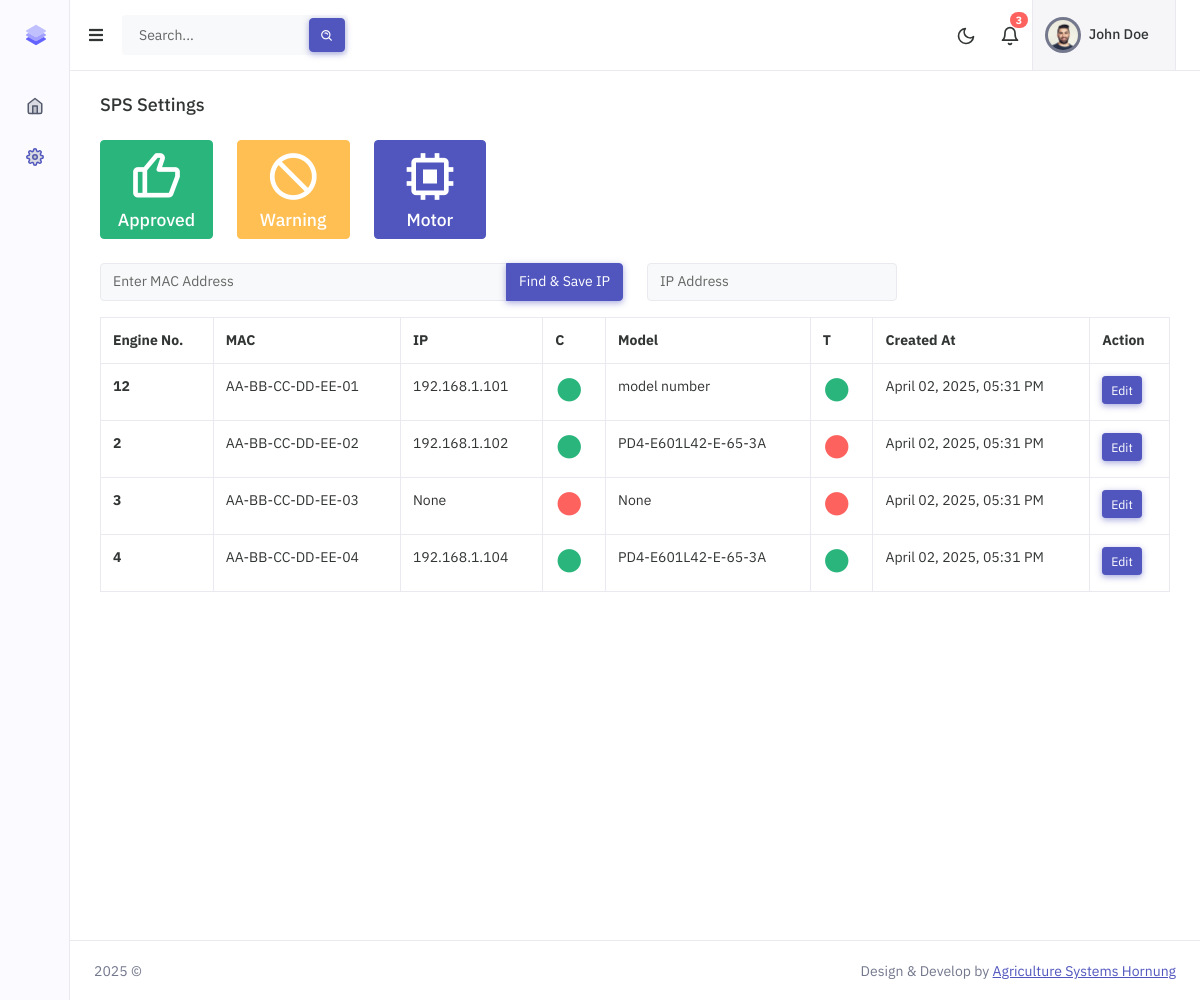
The app's page /system-settings (signed in) with its own data.
### app/models/user.py (models this page shows)
class User(UserMixin, db.Model):
    id = db.Column(db.Integer, primary_key=True)
    name = db.Column(db.String(100), nullable=False)
    license_number = db.Column(db.String(64), nullable=False, unique=True, index=True)

### app/models/stepperMotor.py (models this page shows)
class StepperMotor(db.Model):
    id = db.Column(db.Integer, primary_key=True)
    engine_number = db.Column(db.Integer, nullable=False)
    mac_address = db.Column(db.String(120), nullable=False, unique=True, index=True)
    ip_address = db.Column(db.String(120), nullable=True)
    model_number = db.Column(db.String(120), nullable=True)
    connected = db.Column(db.Boolean, nullable=False)
    tested = db.Column(db.Boolean, nullable=False)
    created_at = db.Column(db.DateTime, default=datetime.utcnow)
    updated_at = db.Column(db.DateTime, default=datetime.utcnow, onupdate=datetime.utcnow)

### app/routes/dashboard.py (the view)
@bp.route('system-settings')
@login_required
def system_settings():
    motors = StepperMotor.query.all()
    motors_list = [
        {
            'id': motor.id,
            'engine_number': motor.engine_number,
            'mac_address': motor.mac_address,
            'ip_address': motor.ip_address,
            'model_number': motor.model_number,
            'connected': motor.connected,
            'tested': motor.tested,
            'created_at': motor.created_at
        } for motor in motors
    ]
    return render_template('views/dashboard/system_settings.html', motors=motors_list)

### app/__init__.py (called while the page is built)
@login_manager.user_loader
def load_user(user_id):
    from app.models.user import User
    return User.query.get(int(user_id))

### app/templates/views/dashboard/system_settings.html (shortened to what this page needs)
{% extends 'layouts/app.html' %}
{% block content %}
    <div class="row">
        <div class="col-12">
            <div class="page-title-box d-sm-flex align-items-center justify-content-between">
                <h4 class="mb-sm-0 font-size-18">SPS Settings</h4>
            </div>
        </div>
    </div>
    <div class="row">
        <div class="col-md-6">
            <div class="row">
                <div class="col-xl-3 col-lg-3 col-md-3 col-sm-6 col-6">
                    <a href="#" data-bs-toggle="tooltip" data-bs-placement="top" data-bs-original-title="Genehmigt">
                        <div class="card bg-success border-success">
                            <div class="pt-2 text-center">
                                <i class="display-4 bx bx-like mb-1 text-white"></i>
                                <h5 class="text-white">Approved</h5>
                            </div>
                        </div>
                    </a>
                </div>
                <div class="col-xl-3 col-lg-3 col-md-3 col-sm-6 col-6">
                    <a href="#" data-bs-toggle="tooltip" data-bs-placement="top" data-bs-original-title="Warnung">
                        <div class="card bg-warning border-warning">
                            <div class="pt-2 text-center">
                                <i class="display-4 bx bx-block mb-1 text-white"></i>
                                <h5 class="text-white">Warning</h5>
                            </div>
                        </div>
                    </a>
                </div>
                <div class="col-xl-3 col-lg-3 col-md-3 col-sm-6 col-6">
                    <a href="#" data-bs-toggle="tooltip" data-bs-placement="top" data-bs-original-title="Motor">
                        <div class="card bg-primary border-primary">
                            <div class="pt-2 text-center">
                                <i class="display-4 bx bx-chip mb-1 text-white"></i>
                                <h5 class="text-white">Motor</h5>
                            </div>
                        </div>
                    </a>
                </div>
            </div>
        </div>
    </div>
    <div class="row">
        <div class="col-md-6">
            <div class="input-group mb-3">
                <input type="text" class="form-control" id="mac" placeholder="Enter MAC Address" aria-label="Enter MAC Address" aria-describedby="button-addon2">
                <button class="btn btn-primary waves-effect waves-light" type="button" id="findIp" onclick="pingMAC()">Find & Save IP</button>
            </div>
        </div>
        <div class="col-md-3">
            <input type="text" class="form-control" aria-label="IP Address" id="ip" placeholder="IP Address" readonly>
        </div>
    </div>
    <div class="row">
        <div class="col-12">
            <div class="table-responsive">
                <table class="table table-bordered mb-4">
                    <thead>
                    <tr>
                        <th>Engine No.</th>
                        <th>MAC</th>
                        <th>IP</th>
                        <th>C</th>
                        <th>Model</th>
                        <th>T</th>
                        <th>Created At</th>
                        <th>Action</th>
                    </tr>
                    </thead>
                    <tbody>
                    {% for motor in motors %}
                        <tr>
                            <th scope="row">{{ motor.engine_number }}</th>
                            <td>{{ motor.mac_address }}</td>
                            <td>{{ motor.ip_address }}</td>
                            <td><i class="bx bxs-circle fs-2 {% if motor.connected %} text-success {% else %} text-danger {% endif %}"></i></td>
                            <td>{{ motor.model_number }}</td>
                            <td><i class="bx bxs-circle fs-2 {% if motor.tested %} text-success {% else %} text-danger {% endif %}"></i></td>
                            <td>{{ motor.created_at.strftime('%B %d, %Y, %I:%M %p') }}</td>
                            <td><a class="btn btn-primary btn-sm waves-effect waves-light" href="{{ url_for('dashboard.edit_motor', motor_id=motor.id) }}" role="button">Edit</a></td>
                        </tr>
                    {% endfor %}
                    </tbody>
                </table>
            </div>
        </div>
    </div>
{% endblock %}

### app/templates/layouts/app.html (shortened to what this page needs)
<!doctype html>
<html lang="en">
<head>
    <link rel="stylesheet" href="{{ url_for('static', filename='css/preloader.min.css') }}" type="text/css" />
    <link rel="stylesheet" href="{{ url_for('static', filename='css/bootstrap.min.css')}}" type="text/css" />
    <link rel="stylesheet" href="{{ url_for('static', filename='css/icons.min.css') }}" type="text/css" />
    <link rel="stylesheet" href="{{ url_for('static', filename='css/app.min.css') }}" type="text/css" />
</head>
<body>
<div id="layout-wrapper">
    {% include 'layouts/partials/header.html' %}
    {% include 'layouts/partials/sidebar.html' %}
    <div class="main-content">
        <div class="page-content">
            <div class="container-fluid">
                {% block content %}{% endblock %}
            </div>
        </div>
        {% include 'layouts/partials/footer.html' %}
    </div>
</div>
</body>
</html>

### app/templates/layouts/partials/header.html (shortened to what this page needs)
<header id="page-topbar">
    <div class="navbar-header">
        <div class="d-flex">
            <div class="navbar-brand-box">
                <a href="{{ url_for('dashboard.dashboard') }}" class="logo logo-dark">
                        <span class="logo-sm">
                            <img src="{{ url_for('static', filename='images/logo-sm.svg') }}" alt="Stepper Motor" height="24">
                        </span>
                </a>
            </div>
            <button type="button" class="btn btn-sm px-3 font-size-16 header-item" id="vertical-menu-btn">
                <i class="fa fa-fw fa-bars"></i>
            </button>
            <form class="app-search d-none d-lg-block">
                <div class="position-relative">
                    <input type="text" name="search" aria-label="search" class="form-control" placeholder="Search...">
                    <button class="btn btn-primary" type="button"><i class="bx bx-search-alt align-middle"></i></button>
                </div>
            </form>
        </div>
        <div class="d-flex">
            <div class="dropdown d-none d-sm-inline-block">
                <button type="button" class="btn header-item" id="mode-setting-btn">
                    <i data-feather="moon" class="icon-lg layout-mode-dark"></i>
                </button>
            </div>
            <div class="dropdown d-inline-block">
                <button type="button" class="btn header-item noti-icon position-relative" id="page-header-notifications-dropdown" data-bs-toggle="dropdown" aria-haspopup="true" aria-expanded="false">
                    <i data-feather="bell" class="icon-lg"></i>
                    <span class="badge bg-danger rounded-pill">3</span>
                </button>
            </div>
            <div class="dropdown d-inline-block">
                <button type="button" class="btn header-item bg-light-subtle border-start border-end" id="page-header-user-dropdown" data-bs-toggle="dropdown" aria-haspopup="true" aria-expanded="false">
                    <img class="rounded-circle header-profile-user" src="{{ url_for('static', filename='images/avatar_1.jpg') }}" alt="">
                    <span class="d-none d-xl-inline-block ms-1 fw-medium">
                        {% if current_user.is_authenticated %}
                            {{ current_user.name }}
                        {% else %}
                            Mr. Jhon Doe
                        {% endif %}
                    </span>
                    <i class="mdi mdi-chevron-down d-none d-xl-inline-block"></i>
                </button>
            </div>
        </div>
    </div>
</header>

### app/templates/layouts/partials/sidebar.html (shortened to what this page needs)
<div class="vertical-menu">
    <div data-simplebar class="h-100">
        <div id="sidebar-menu">
            <ul class="metismenu list-unstyled" id="side-menu">
                <li class="{% if request.endpoint == 'dashboard.dashboard' %}mm-active{% endif %}">
                    <a class="{% if request.endpoint == 'dashboard.dashboard' %}active{% endif %}" href="{{ url_for('dashboard.dashboard') }}">
                        <i data-feather="home"></i>
                    </a>
                </li>
                <li class="{% if request.endpoint == 'dashboard.system_settings' %}mm-active{% endif %}">
                    <a class="{% if request.endpoint == 'dashboard.system_settings' %}active{% endif %}" href="{{ url_for('dashboard.system_settings') }}">
                        <i data-feather="settings"></i>
                    </a>
                </li>
            </ul>
        </div>
    </div>
</div>

### app/templates/layouts/partials/footer.html
<footer class="footer">
    <div class="container-fluid">
        <div class="row">
            <div class="col-sm-6">
                <script>document.write(new Date().getFullYear())</script> ©
            </div>
            <div class="col-sm-6">
                <div class="text-sm-end d-none d-sm-block">
                    Design & Develop by <a href="#" class="text-decoration-underline">Agriculture Systems Hornung</a>
                </div>
            </div>
        </div>
    </div>
</footer>

### records on screen
User: name "John Doe"
StepperMotor: engine_number "12", mac_address "AA-BB-CC-DD-EE-01", ip_address "192.168.1.101", model_number "model number", created_at "April 02, 2025, 05:31 PM"
StepperMotor: engine_number "2", mac_address "AA-BB-CC-DD-EE-02", ip_address "192.168.1.102", model_number "PD4-E601L42-E-65-3A", created_at "April 02, 2025, 05:31 PM"
StepperMotor: engine_number "3", mac_address "AA-BB-CC-DD-EE-03", ip_address "None", model_number "None", created_at "April 02, 2025, 05:31 PM"
StepperMotor: engine_number "4", mac_address "AA-BB-CC-DD-EE-04", ip_address "192.168.1.104", model_number "PD4-E601L42-E-65-3A", created_at "April 02, 2025, 05:31 PM"
